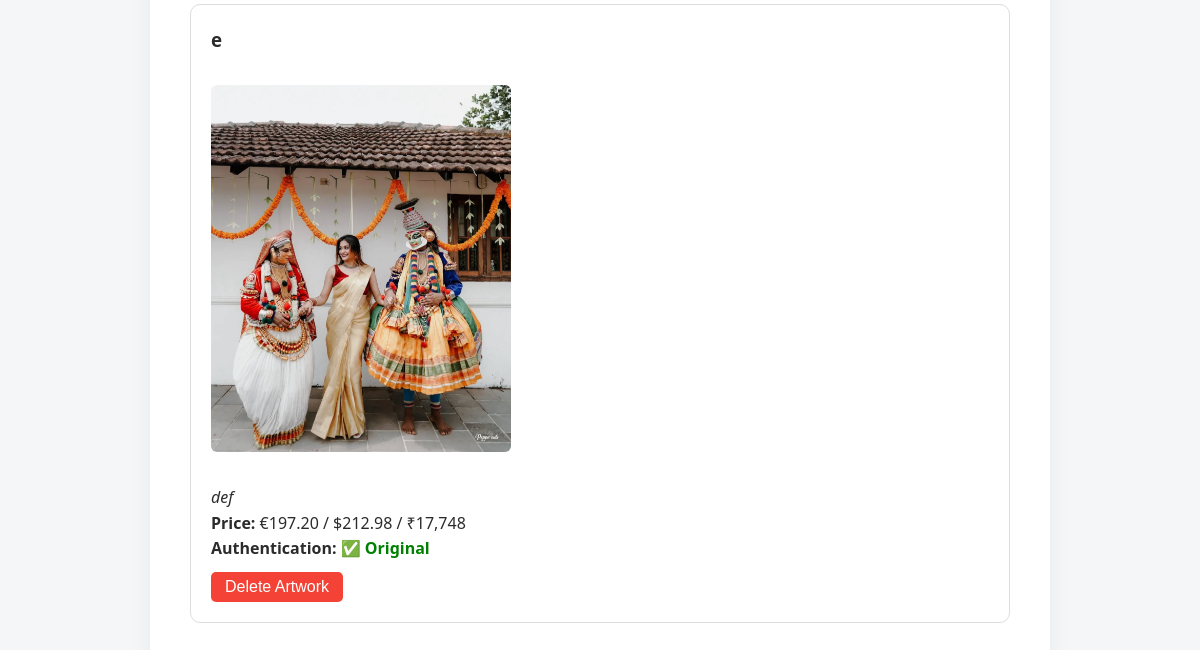
/dashboard (signed in, lower part), run on an earlier commit of the app's database.
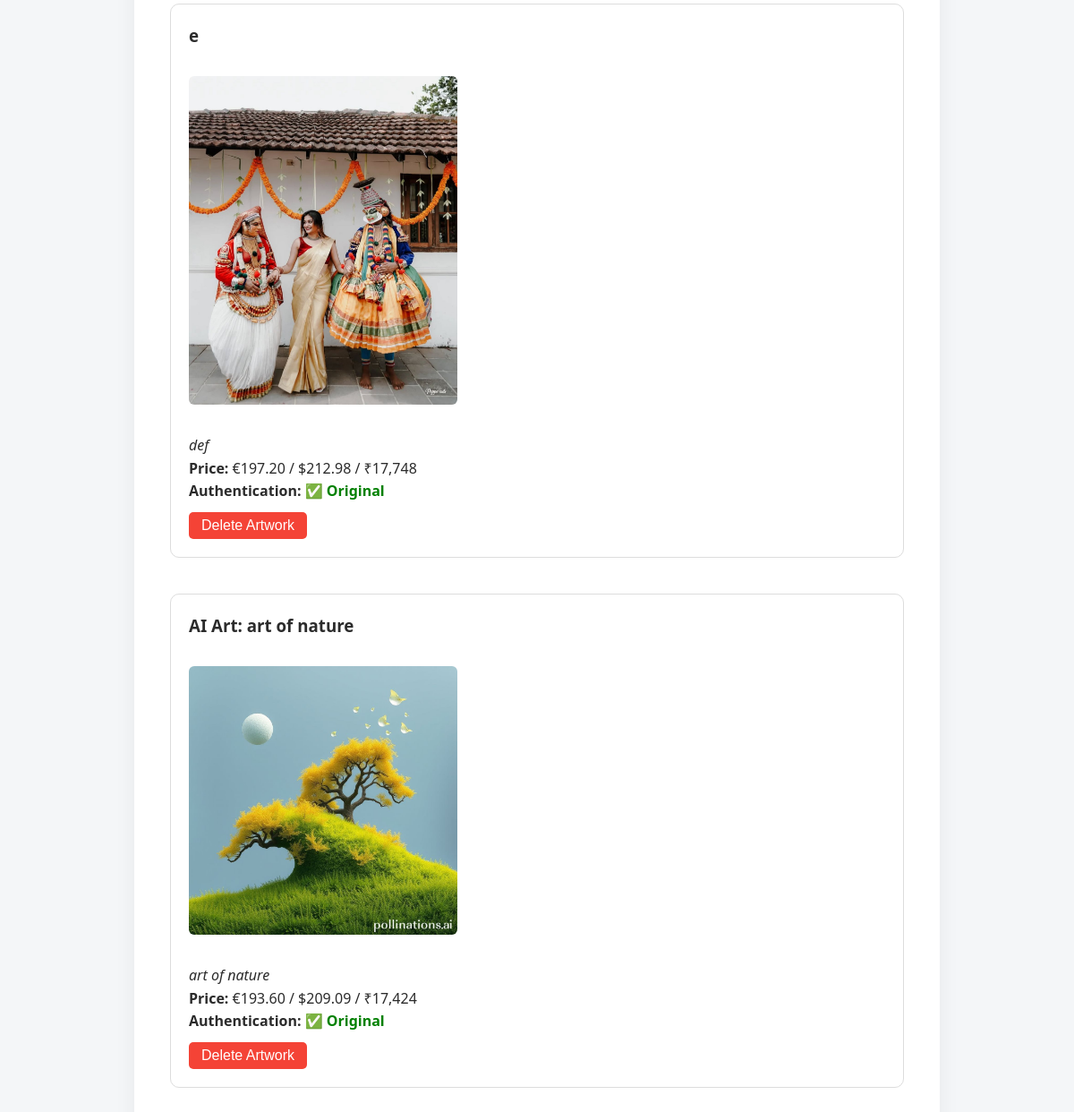
And on a later commit of the database.
### application.py (models this page shows)
class Artwork(db.Model):
    id = db.Column(db.Integer, primary_key=True)
    title = db.Column(db.String(150), nullable=False)
    description = db.Column(db.Text, nullable=False)
    image_url = db.Column(db.String(500), nullable=False)  # Storing local file path
    price = db.Column(db.Float)
    is_authenticated = db.Column(db.Boolean, default=False)
    user_id = db.Column(db.Integer, db.ForeignKey('user.id'), nullable=False)

### application.py (the view)
@application.route('/dashboard')
@login_required
def dashboard():
    artworks = Artwork.query.filter_by(user_id=current_user.id).all()
    return render_template('dashboard.html', artworks=artworks)

### application.py (called while the page is built)
@login_manager.user_loader
def load_user(user_id):
    return User.query.get(int(user_id))

### templates/dashboard.html (shortened to what this page needs)
{% extends "base.html" %}
{% block content %}
{% if artworks %}
    <ul style="list-style: none; padding: 0;">
    {% for art in artworks %}
        <li style="margin-bottom: 40px; padding: 20px; border: 1px solid #ddd; border-radius: 10px;">
            <h3 style="margin-bottom: 10px;">{{ art.title }}</h3>
            <img src="{{ art.image_url }}" alt="{{ art.title }}" width="300" style="border-radius: 6px;"><br><br>
            <p><em>{{ art.description }}</em></p>
            <p><strong>Price:</strong>
                {% if art.price is not none %}
                    €{{ "{:,.2f}".format(art.price) }} /
                    ${{ "{:,.2f}".format(art.price * 1.08) }} /
                    ₹{{ "{:,.0f}".format(art.price * 90) }}
                {% else %}
                    <span style="color: #999;">Pending</span>
                {% endif %}
            </p>
            <p><strong>Authentication:</strong>
                {% if art.is_authenticated %}
                    <span style="color: green; font-weight: bold;">✅ Original</span>
                {% else %}
                    <span style="color: red; font-weight: bold;">❌ Fake</span>
                {% endif %}
            </p>
            <form action="{{ url_for('delete_artwork', artwork_id=art.id) }}" method="POST"
                  onsubmit="return confirm('Are you sure you want to delete this artwork?');">
                <button type="submit"
                        style="padding: 6px 14px; background-color: #f44336; color: white; border: none; border-radius: 5px;">
                    Delete Artwork
                </button>
            </form>
        </li>
    {% endfor %}
    </ul>
{% else %}
    <p>You haven't added any artwork yet.</p>
{% endif %}
{% endblock %}

### templates/base.html (shortened to what this page needs)
<!DOCTYPE html>
<html lang="en">
<head>
    <link rel="stylesheet" href="{{ url_for('static', filename='css/styles.css') }}">
</head>
<body>
    <div class="container">
        {% block content %}{% endblock %}
    </div>
</body>
</html>

### static/css/styles.css (style rules this page uses)
* { margin: 0; padding: 0; box-sizing: border-box; }
body { font-family: 'Segoe UI', Roboto, Helvetica, Arial, sans-serif; background-color: #f4f6f8; color: #2b2b2b; line-height: 1.6; }
.container { max-width: 900px; margin: 40px auto; background-color: #fff; padding: 40px; border-radius: 12px; box-shadow: 0 12px 24px rgba(0, 0, 0, 0.06); }
button, input[type="submit"] { background-color: #1e88e5; color: white; border: none; padding: 10px 20px; margin-top: 10px; font-size: 1rem; border-radius: 6px; cursor: pointer; transition: background-color 0.3s ease; }
img { max-width: 100%; height: auto; border-radius: 10px; margin-top: 20px; }

What changed in the data, as far as the page shows it:
added Artwork: title "AI Art: art of nature", image_url (picture), description "art of nature", price "193.60", art.price*1.08 "209.09", art.price*90 "17,424", is_authenticated "✅ Original"
